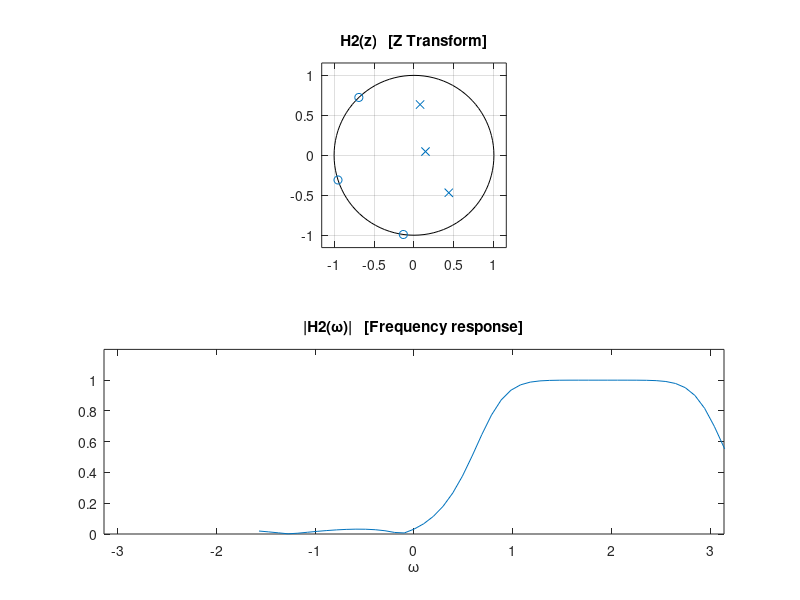
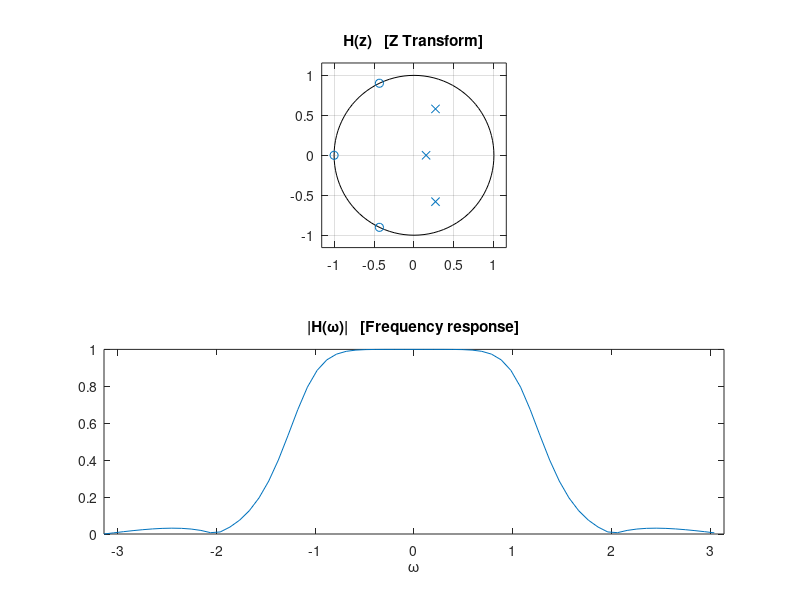

Reproduce these figures in MATLAB, in order.
%% demo03: Modulation property of Z-transform and DTFT
% Example using IIR filter 

%% Define IIR filter 

K = 3;
[b, a] = cheby2(K, 30, 0.6); %lowpass filter

Nfft = 64;
H = fft(b, Nfft) ./ fft(a, Nfft);
f = (0:Nfft-1)/Nfft;
om = 2*pi*f;

figure(1)
clf
subplot(2, 1, 1)
zplane(b, a)
title('H(z)   [Z Transform]')

subplot(2, 1, 2)
plot(om - pi, fftshift(abs(H)))
title('|H(\omega)|   [Frequency response]')
xlabel('\omega')
xlim([-pi pi])

%% Modulation
% Complex exponential modulation

I = sqrt(-1);
s = exp( I * 0.1 * pi * (0:K) );   

b2 = b .* s;
a2 = a .* s;
% filter coefficients are complex !

H2 = fft(b2, Nfft) ./ fft(a2, Nfft);    % frequency response

figure(2)
clf
subplot(2, 1, 1)
zplane(b2, a2)
title('H2(z)   [Z Transform]')

subplot(2, 1, 2)
%plot(om - pi, fftshift(abs(H2)))
plot(om - pi/2, fftshift(abs(H2)))
title('|H2(\omega)|   [Frequency response]')
xlabel('\omega')
xlim([-pi pi])
ylim([0 1.2])

print -dpdf demo03



